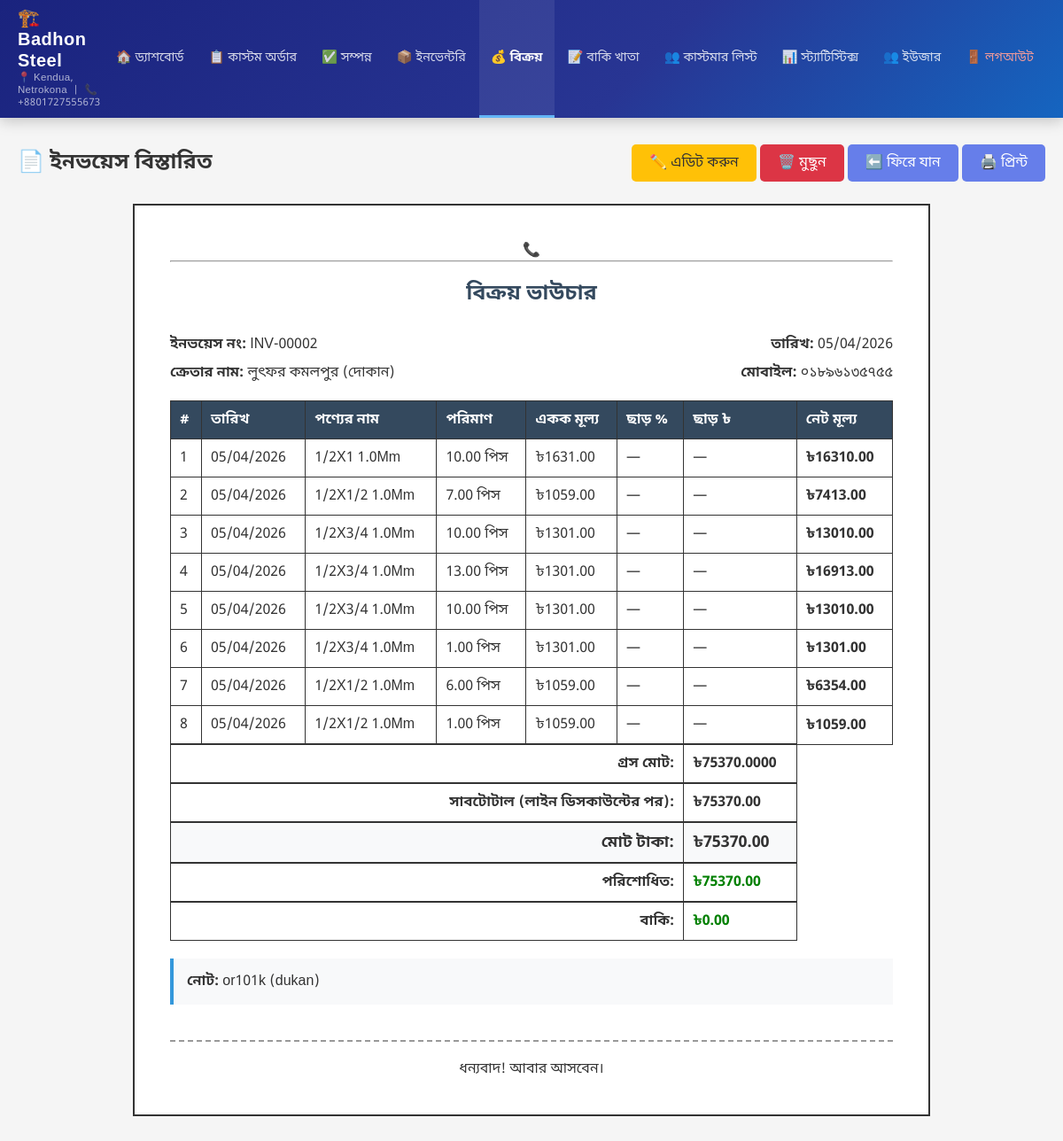
Page /admin-panel/invoices/6/ (signed in) on the earlier database version.
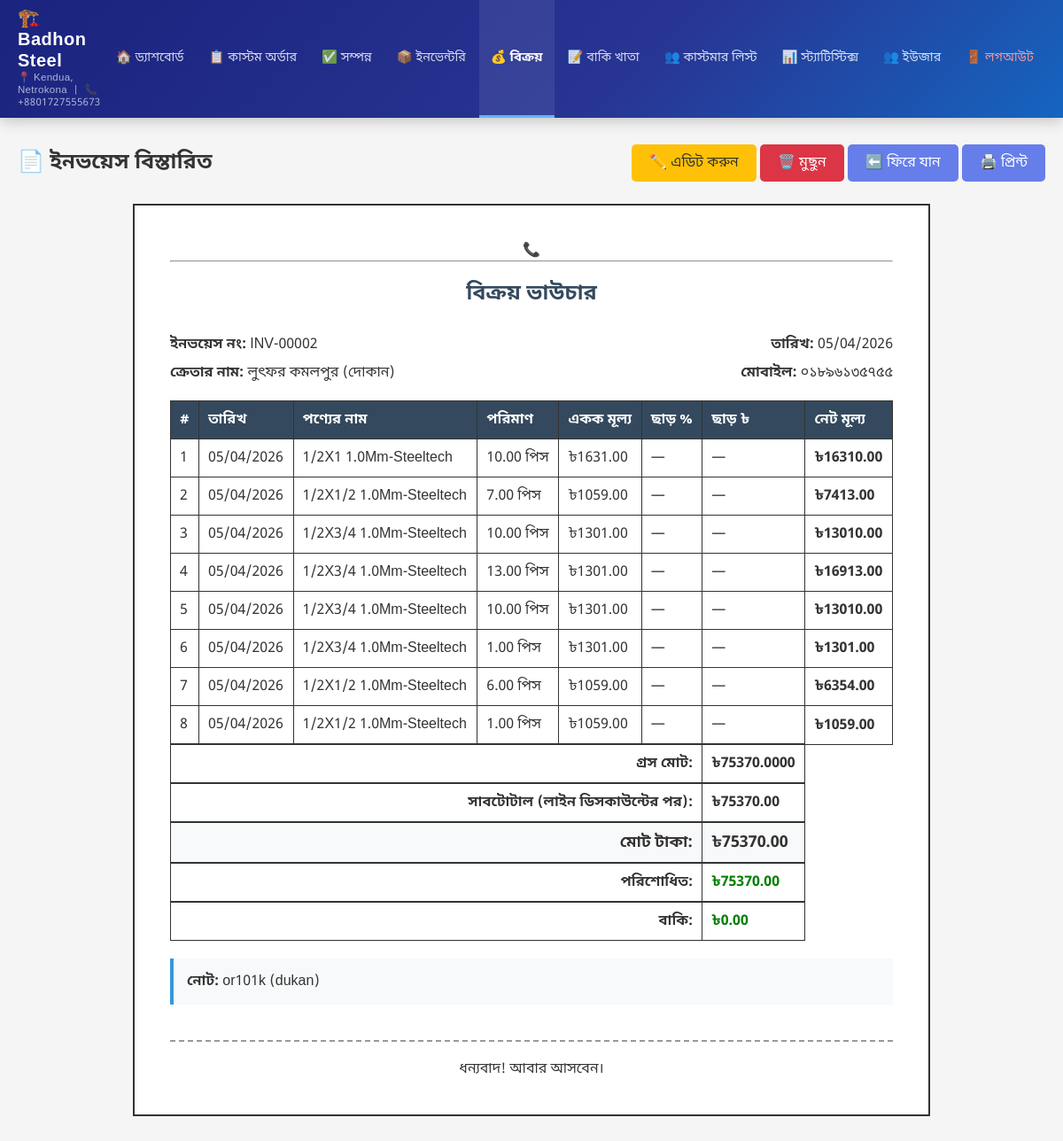
Same page on the later database version.
### shop/models.py (models this page shows, shortened)
class InvoiceItem(models.Model):
    invoice = models.ForeignKey(Invoice, on_delete=models.CASCADE, related_name='items', verbose_name='ইনভয়েস')
    product = models.ForeignKey(InventoryProduct, on_delete=models.PROTECT, verbose_name='পণ্য')
    quantity = models.DecimalField(max_digits=10, decimal_places=2, verbose_name='পরিমাণ')
    unit_price = models.DecimalField(max_digits=10, decimal_places=2, verbose_name='একক মূল্য')
    discount_percentage = models.DecimalField(
        max_digits=5, decimal_places=2, default=0, verbose_name='ছাড় (%)'
    )
    discount_amount = models.DecimalField(
        max_digits=10, decimal_places=2, editable=False, default=0, verbose_name='ছাড়ের টাকা'
    )
    subtotal = models.DecimalField(max_digits=10, decimal_places=2, verbose_name='সাবটোটাল', editable=False, default=0)
    class Meta:
        verbose_name = 'ইনভয়েস আইটেম'
        verbose_name_plural = 'ইনভয়েস আইটেমসমূহ'
    @property
    def gross_amount(self):
        return self.quantity * self.unit_price

class InventoryProduct(models.Model):
    UNIT_CHOICES = [
        ('piece', 'পিস'),
        ('feet', 'ফুট'),
        ('meter', 'মিটার'),
        ('ton', 'টন'),
        ('kg', 'কেজি'),
    ]
    name = models.CharField(max_length=200, verbose_name='পণ্যের নাম')
    description = models.TextField(verbose_name='বিবরণ', blank=True)
    unit = models.CharField(max_length=20, choices=UNIT_CHOICES, verbose_name='একক')
    price_per_unit = models.DecimalField(max_digits=10, decimal_places=2, verbose_name='প্রতি একক মূল্য')
    stock_quantity = models.DecimalField(max_digits=10, decimal_places=2, verbose_name='স্টক পরিমাণ', default=0)
    is_active = models.BooleanField(default=True, verbose_name='সক্রিয়')
    created_at = models.DateTimeField(auto_now_add=True, verbose_name='তৈরির তারিখ')
    updated_at = models.DateTimeField(auto_now=True, verbose_name='আপডেটের তারিখ')
    image = models.ImageField(upload_to='inventory/', blank=True, null=True, verbose_name='ছবি')
    class Meta:
        verbose_name = 'ইনভেন্টরি পণ্য'
        verbose_name_plural = 'ইনভেন্টরি পণ্যসমূহ'
        ordering = ['name']
        unique_together = [['name', 'unit']]

### shop/views.py (the view)
# urls.py: path('admin-panel/invoices/<int:pk>/', views.invoice_detail, name='invoice_detail'),
@login_required
def invoice_detail(request, pk):
    invoice = get_object_or_404(Invoice, pk=pk)
    shop_info = ShopInfo.objects.first()
    total_paid_from_payments = sum(p.amount for p in invoice.payments.all())
    if invoice.payments.exists():
        if abs(float(invoice.paid_amount) - float(total_paid_from_payments)) > 0.01:
            Invoice.objects.filter(pk=invoice.pk).update(
                paid_amount=total_paid_from_payments,
                due_amount=invoice.total_amount - total_paid_from_payments
            )
            invoice.refresh_from_db()
        display_paid = total_paid_from_payments
    else:
        display_paid = invoice.paid_amount
    invoice.paid_amount = display_paid
    invoice.due_amount = invoice.total_amount - display_paid
    all_versions = []
    if invoice.original_invoice:
        all_versions = Invoice.objects.filter(
            Q(pk=invoice.original_invoice.pk) | Q(original_invoice=invoice.original_invoice)
        ).order_by('-created_at')
    else:
        all_versions = Invoice.objects.filter(
            Q(pk=invoice.pk) | Q(original_invoice=invoice)
        ).order_by('-created_at')
    context = {
        'invoice': invoice,
        'shop_info': shop_info,
        'all_versions': all_versions,
    }
    return render(request, 'admin_panel/invoice_detail.html', context)

### shop/models.py (called while the page is built)
    @property
    def total_item_savings(self):
        return sum(item.discount_amount for item in self.items.all())

    @property
    def total_gross_amount(self):
        return sum(item.gross_amount for item in self.items.all())

### shop/templates/admin_panel/invoice_detail.html (shortened to what the changed rows need)
{% extends 'admin_panel/base.html' %}
{% block content %}
<div class="content-header no-print">
    <h2>📄 ইনভয়েস বিস্তারিত</h2>
</div>
<div class="invoice-container">
    <div class="voucher" id="printable-voucher">
        <div class="voucher-header">
            <h2>বিক্রয় ভাউচার</h2>
        </div>
            <table class="voucher-table">
            <thead>
                <tr>
                    <th>#</th>
                    <th>তারিখ</th>
                    <th>পণ্যের নাম</th>
                    <th>পরিমাণ</th>
                    <th>একক মূল্য</th>
                    <th>ছাড় %</th>
                    <th>ছাড় ৳</th>
                    <th>নেট মূল্য</th>
                </tr>
            </thead>
            <tbody>
                {% if invoice.items.all %}
                    {% for item in invoice.items.all %}
                    <tr>
                        <td>{{ forloop.counter }}</td>
                        <td>{{ invoice.sale_date|date:"d/m/Y" }}</td>
                        <td>{{ item.product.name }}</td>
                        <td>{{ item.quantity }} {{ item.product.get_unit_display }}</td>
                        <td>৳{{ item.unit_price }}</td>
                        <td>
                            {% if item.discount_percentage > 0 %}
                                <span style="color:#c62828;">{{ item.discount_percentage }}%</span>
                            {% else %}—{% endif %}
                        </td>
                        <td>
                            {% if item.discount_amount > 0 %}
                                <span style="color:#c62828;">- ৳{{ item.discount_amount }}</span>
                            {% else %}—{% endif %}
                        </td>
                        <td><strong>৳{{ item.subtotal }}</strong></td>
                    </tr>
                    {% endfor %}
                {% endif %}
            </tbody>
        </table>
    </div>
</div>
{% endblock %}

Differences in the rows shown:
changed through a linked row, InvoiceItem: product.name "1/2X1 1.0Mm" → "1/2X1 1.0Mm-Steeltech"
changed through a linked row, InvoiceItem (number 2 of 8 on the later page): product.name "1/2X1/2 1.0Mm" → "1/2X1/2 1.0Mm-Steeltech"
changed through a linked row, InvoiceItem (number 3 of 8 on the later page): product.name "1/2X3/4 1.0Mm" → "1/2X3/4 1.0Mm-Steeltech"
changed through a linked row, InvoiceItem (number 4 of 8 on the later page): product.name "1/2X3/4 1.0Mm" → "1/2X3/4 1.0Mm-Steeltech"
changed through a linked row, InvoiceItem (number 5 of 8 on the later page): product.name "1/2X3/4 1.0Mm" → "1/2X3/4 1.0Mm-Steeltech"
changed through a linked row, InvoiceItem (number 6 of 8 on the later page): product.name "1/2X3/4 1.0Mm" → "1/2X3/4 1.0Mm-Steeltech"
changed through a linked row, InvoiceItem (number 7 of 8 on the later page): product.name "1/2X1/2 1.0Mm" → "1/2X1/2 1.0Mm-Steeltech"
changed through a linked row, InvoiceItem (number 8 of 8 on the later page): product.name "1/2X1/2 1.0Mm" → "1/2X1/2 1.0Mm-Steeltech"
